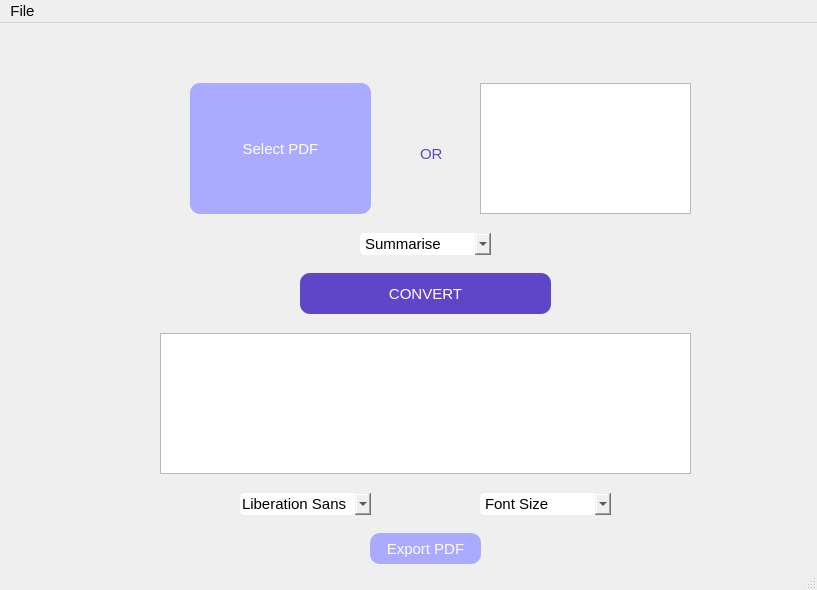
<?xml version="1.0" encoding="UTF-8"?>
<ui version="4.0">
 <class>MainWindow</class>
 <widget class="QMainWindow" name="MainWindow">
  <property name="geometry">
   <rect>
    <x>0</x>
    <y>0</y>
    <width>817</width>
    <height>590</height>
   </rect>
  </property>
  <property name="font">
   <font>
    <pointsize>11</pointsize>
    <weight>50</weight>
    <bold>false</bold>
   </font>
  </property>
  <property name="windowTitle">
   <string>MainWindow</string>
  </property>
  <widget class="QWidget" name="centralwidget">
   <widget class="QPushButton" name="open_pdf">
    <property name="geometry">
     <rect>
      <x>190</x>
      <y>60</y>
      <width>181</width>
      <height>131</height>
     </rect>
    </property>
    <property name="styleSheet">
     <string notr="true">background: rgb(170, 170, 255);
font: 9pt &quot;Poppins&quot;;
color: white;
border-radius:10px;</string>
    </property>
    <property name="text">
     <string>Select PDF</string>
    </property>
    <property name="autoDefault">
     <bool>false</bool>
    </property>
    <property name="default">
     <bool>false</bool>
    </property>
   </widget>
   <widget class="QLabel" name="label">
    <property name="geometry">
     <rect>
      <x>420</x>
      <y>120</y>
      <width>31</width>
      <height>21</height>
     </rect>
    </property>
    <property name="styleSheet">
     <string notr="true">color: rgb(95,70,200);
font: 9pt &quot;Poppins&quot;;</string>
    </property>
    <property name="text">
     <string>OR</string>
    </property>
   </widget>
   <widget class="QPushButton" name="exportPDFbutton">
    <property name="geometry">
     <rect>
      <x>370</x>
      <y>510</y>
      <width>111</width>
      <height>31</height>
     </rect>
    </property>
    <property name="styleSheet">
     <string notr="true">background-color: rgb(170, 170, 255);
font: 9pt &quot;Poppins&quot;;
color: white;
border-radius:10px;</string>
    </property>
    <property name="text">
     <string>Export PDF</string>
    </property>
   </widget>
   <widget class="QPushButton" name="convertButton">
    <property name="geometry">
     <rect>
      <x>300</x>
      <y>250</y>
      <width>251</width>
      <height>41</height>
     </rect>
    </property>
    <property name="styleSheet">
     <string notr="true">background-color: rgb(95,70,200);
font: 9pt &quot;Poppins&quot;;
color: white;
border-radius:10px;</string>
    </property>
    <property name="text">
     <string>CONVERT</string>
    </property>
   </widget>
   <widget class="QTextEdit" name="inputTextField">
    <property name="enabled">
     <bool>true</bool>
    </property>
    <property name="geometry">
     <rect>
      <x>480</x>
      <y>60</y>
      <width>211</width>
      <height>131</height>
     </rect>
    </property>
    <property name="autoFillBackground">
     <bool>false</bool>
    </property>
    <property name="styleSheet">
     <string notr="true"/>
    </property>
   </widget>
   <widget class="QTextEdit" name="outputTextField">
    <property name="geometry">
     <rect>
      <x>160</x>
      <y>310</y>
      <width>531</width>
      <height>141</height>
     </rect>
    </property>
   </widget>
   <widget class="QLabel" name="label_4">
    <property name="geometry">
     <rect>
      <x>230</x>
      <y>350</y>
      <width>49</width>
      <height>16</height>
     </rect>
    </property>
    <property name="text">
     <string/>
    </property>
   </widget>
   <widget class="QComboBox" name="summaryLength">
    <property name="geometry">
     <rect>
      <x>360</x>
      <y>210</y>
      <width>131</width>
      <height>22</height>
     </rect>
    </property>
    <property name="styleSheet">
     <string notr="true">font: 300 8pt &quot;Poppins&quot;;
border-radius: 5px;</string>
    </property>
    <item>
     <property name="text">
      <string>Summarise</string>
     </property>
    </item>
    <item>
     <property name="text">
      <string>20%</string>
     </property>
    </item>
    <item>
     <property name="text">
      <string>50%</string>
     </property>
    </item>
    <item>
     <property name="text">
      <string>70%</string>
     </property>
    </item>
   </widget>
   <widget class="QFontComboBox" name="fontType">
    <property name="geometry">
     <rect>
      <x>240</x>
      <y>470</y>
      <width>131</width>
      <height>22</height>
     </rect>
    </property>
    <property name="styleSheet">
     <string notr="true">
border-radius: 5px;</string>
    </property>
   </widget>
   <widget class="QComboBox" name="fontSize">
    <property name="geometry">
     <rect>
      <x>480</x>
      <y>470</y>
      <width>131</width>
      <height>22</height>
     </rect>
    </property>
    <property name="styleSheet">
     <string notr="true">font: 300 8pt &quot;Poppins&quot;;
border-radius: 5px;</string>
    </property>
    <item>
     <property name="text">
      <string>Font Size</string>
     </property>
    </item>
    <item>
     <property name="text">
      <string>10</string>
     </property>
    </item>
    <item>
     <property name="text">
      <string>12</string>
     </property>
    </item>
    <item>
     <property name="text">
      <string>14</string>
     </property>
    </item>
    <item>
     <property name="text">
      <string>16</string>
     </property>
    </item>
   </widget>
   <widget class="QLabel" name="errorLabel">
    <property name="geometry">
     <rect>
      <x>170</x>
      <y>10</y>
      <width>511</width>
      <height>31</height>
     </rect>
    </property>
    <property name="font">
     <font>
      <pointsize>14</pointsize>
      <weight>75</weight>
      <bold>true</bold>
     </font>
    </property>
    <property name="styleSheet">
     <string notr="true">color: rgb(224, 27, 36);</string>
    </property>
    <property name="text">
     <string/>
    </property>
    <property name="alignment">
     <set>Qt::AlignCenter</set>
    </property>
   </widget>
  </widget>
  <widget class="QMenuBar" name="menubar">
   <property name="geometry">
    <rect>
     <x>0</x>
     <y>0</y>
     <width>817</width>
     <height>22</height>
    </rect>
   </property>
   <widget class="QMenu" name="menuFile">
    <property name="title">
     <string>File</string>
    </property>
    <addaction name="actionOpen"/>
    <addaction name="actionSave_Export"/>
   </widget>
   <addaction name="menuFile"/>
  </widget>
  <widget class="QStatusBar" name="statusbar"/>
  <action name="actionOpen">
   <property name="text">
    <string>Open</string>
   </property>
   <property name="statusTip">
    <string>open a pdf file or text file</string>
   </property>
   <property name="shortcut">
    <string>Ctrl+O</string>
   </property>
  </action>
  <action name="actionSave_Export">
   <property name="text">
    <string>Save/Export</string>
   </property>
   <property name="statusTip">
    <string>save the file</string>
   </property>
   <property name="shortcut">
    <string>Ctrl+S</string>
   </property>
  </action>
 </widget>
 <resources/>
 <connections/>
</ui>
